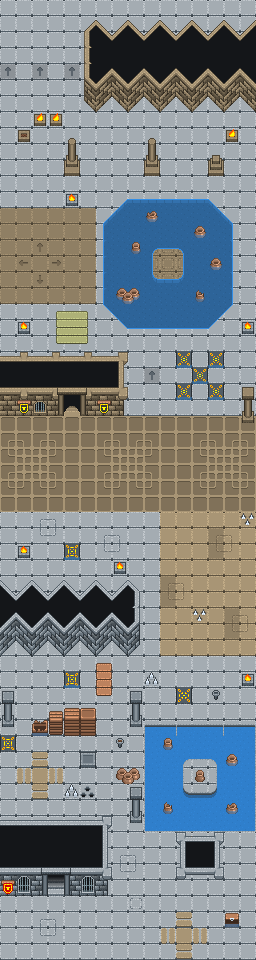

Rendered tile map (Tiled .tmx) drawn with the repository's tilesets; below, a short description and the map source with its tile grids summarised:
An orthogonal 16x60 tile map with 16x16 px tiles, 3 tile layers (Fundo, Paredes, Portas).

<map version="1.8" tiledversion="1.8.2" orientation="orthogonal" renderorder="right-down" width="16" height="60" tilewidth="16" tileheight="16" infinite="0" nextlayerid="4" nextobjectid="1">
 <tileset firstgid="1" source="FG_Cellar.tsx" />
 <layer id="1" name="Fundo" width="16" height="60">
  <data>[960 cells, 960 non-empty, 13 distinct tile ids]</data>
 </layer>
 <layer id="2" name="Paredes" width="16" height="60">
  <data>[960 cells, 355 non-empty, 112 distinct tile ids]</data>
 </layer>
 <layer id="3" name="Portas" width="16" height="60">
  <data>[960 cells, 179 non-empty, 88 distinct tile ids]</data>
 </layer>
</map>
